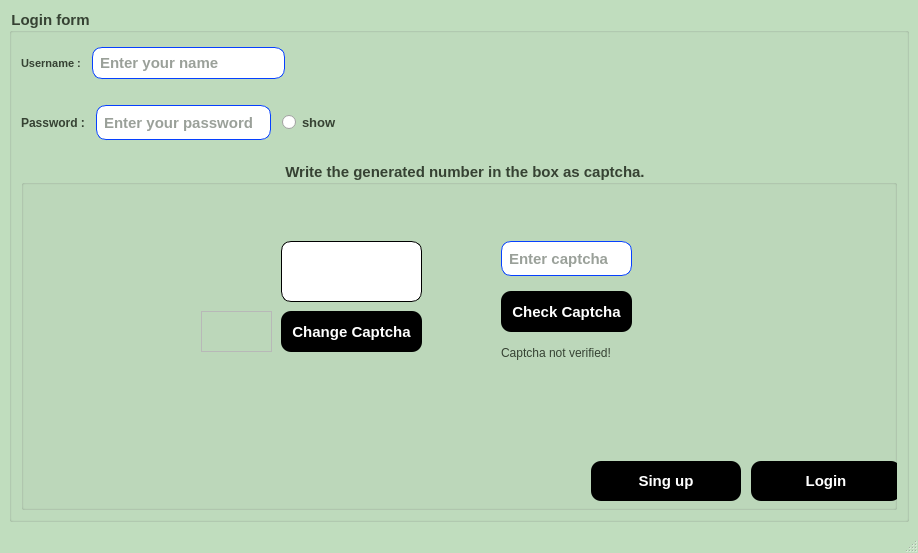
<?xml version="1.0" encoding="UTF-8"?>
<ui version="4.0">
 <class>loginpage</class>
 <widget class="QMainWindow" name="loginpage">
  <property name="geometry">
   <rect>
    <x>0</x>
    <y>0</y>
    <width>918</width>
    <height>553</height>
   </rect>
  </property>
  <property name="sizePolicy">
   <sizepolicy hsizetype="Preferred" vsizetype="Preferred">
    <horstretch>0</horstretch>
    <verstretch>0</verstretch>
   </sizepolicy>
  </property>
  <property name="minimumSize">
   <size>
    <width>0</width>
    <height>0</height>
   </size>
  </property>
  <property name="maximumSize">
   <size>
    <width>16777213</width>
    <height>16777213</height>
   </size>
  </property>
  <property name="windowTitle">
   <string>MainWindow</string>
  </property>
  <property name="layoutDirection">
   <enum>Qt::LeftToRight</enum>
  </property>
  <property name="styleSheet">
   <string notr="true">
QMainWindow {
image: url(:/pishvazpic.JPG);
background-color: rgb(192, 221, 190);
font: 40px
}

QPushButton#pushButton_login {
background-color: black;
color: white;
font: bold 15px;
border-radius: 10px;
transition: 0.2s;
}
QPushButton#pushButton_login:hover {
background-color: rgb(80,80,80);
font: bold 17px;
}
QPushButton#pushButton_login:pressed {
background-color: rgb(50,50,50);
}

QPushButton#pushButton_login:focus{
box-shadow: 0 0 5px rgba(0,0,255,0.5);
font: bold 15px;
Width: 150px;
}

QPushButton#pushButton_enter{
background-color: black;
color: white;
font: bold 15px;
border-radius: 10px;
transition: 0.2s;
}
QPushButton#pushButton_enter:hover {
background-color: rgb(80,80,80);
font: bold 17px;
}
QPushButton#pushButton_enter:pressed {
background-color: rgb(50,50,50);
}

QPushButton#pushButton_enter:focus{
box-shadow: 0 0 5px rgba(0,0,255,0.5);
font: bold 15px;
Width: 150px;
}

QPushButton#pushButton_generate{
background-color: black;
color: white;
font: bold 15px;
border-radius: 10px;
transition: 0.2s;
}
QPushButton#pushButton_generate:hover {
background-color: rgb(80,80,80);
font: bold 17px;
}
QPushButton#pushButton_generate:pressed {
background-color: rgb(50,50,50);
}
QPushButton#pushButton_generate:focus{
box-shadow: 0 0 5px rgba(0,0,255,0.5);
font: bold 15px;
Width: 150px;
}
QPushButton#pushButton{
background-color: black;
color: white;
font: bold 15px;
border-radius: 10px;
transition: 0.2s;
}
QPushButton#pushButton:hover {
background-color: rgb(80,80,80);
font: bold 17px;
}
QPushButton#pushButton:pressed {
background-color: rgb(50,50,50);
}
QPushButton#pushButtone:focus{
box-shadow: 0 0 5px rgba(0,0,255,0.5);
font: bold 15px;
Width: 150px;
}
</string>
  </property>
  <property name="animated">
   <bool>true</bool>
  </property>
  <widget class="QWidget" name="centralwidget">
   <property name="styleSheet">
    <string notr="true"/>
   </property>
   <layout class="QGridLayout" name="gridLayout">
    <item row="0" column="0">
     <widget class="QGroupBox" name="groupBox">
      <property name="font">
       <font>
        <family>Nirmala UI</family>
        <pointsize>11</pointsize>
        <weight>75</weight>
        <bold>true</bold>
       </font>
      </property>
      <property name="styleSheet">
       <string notr="true">color: rgb(54, 66, 51);
</string>
      </property>
      <property name="title">
       <string>Login form</string>
      </property>
      <property name="flat">
       <bool>true</bool>
      </property>
      <layout class="QVBoxLayout" name="verticalLayout_2">
       <item>
        <layout class="QVBoxLayout" name="verticalLayout">
         <item>
          <layout class="QHBoxLayout" name="horizontalLayout_2">
           <item>
            <widget class="QLabel" name="label_username">
             <property name="font">
              <font>
               <family>Nirmala UI</family>
               <pointsize>8</pointsize>
               <weight>75</weight>
               <bold>true</bold>
              </font>
             </property>
             <property name="styleSheet">
              <string notr="true">color: rgb(54, 66, 51);</string>
             </property>
             <property name="text">
              <string>Username :</string>
             </property>
            </widget>
           </item>
           <item>
            <widget class="QLineEdit" name="lineEdit_username">
             <property name="sizePolicy">
              <sizepolicy hsizetype="Expanding" vsizetype="Fixed">
               <horstretch>0</horstretch>
               <verstretch>10</verstretch>
              </sizepolicy>
             </property>
             <property name="minimumSize">
              <size>
               <width>10</width>
               <height>20</height>
              </size>
             </property>
             <property name="sizeIncrement">
              <size>
               <width>20</width>
               <height>20</height>
              </size>
             </property>
             <property name="baseSize">
              <size>
               <width>20</width>
               <height>20</height>
              </size>
             </property>
             <property name="font">
              <font>
               <family>Nirmala UI</family>
               <pointsize>-1</pointsize>
               <weight>75</weight>
               <italic>false</italic>
               <bold>true</bold>
              </font>
             </property>
             <property name="toolTip">
              <string>Enter your name</string>
             </property>
             <property name="styleSheet">
              <string notr="true">font: bold 15px;
border-radius: 10px;
border: 1px solid #0640ff;
padding: 5px;
margin: 5px;
</string>
             </property>
             <property name="placeholderText">
              <string>Enter your name</string>
             </property>
             <property name="clearButtonEnabled">
              <bool>false</bool>
             </property>
            </widget>
           </item>
           <item>
            <spacer name="horizontalSpacer_3">
             <property name="orientation">
              <enum>Qt::Horizontal</enum>
             </property>
             <property name="sizeHint" stdset="0">
              <size>
               <width>40</width>
               <height>20</height>
              </size>
             </property>
            </spacer>
           </item>
           <item>
            <spacer name="horizontalSpacer">
             <property name="orientation">
              <enum>Qt::Horizontal</enum>
             </property>
             <property name="sizeHint" stdset="0">
              <size>
               <width>40</width>
               <height>20</height>
              </size>
             </property>
            </spacer>
           </item>
           <item>
            <spacer name="horizontalSpacer_2">
             <property name="orientation">
              <enum>Qt::Horizontal</enum>
             </property>
             <property name="sizeHint" stdset="0">
              <size>
               <width>40</width>
               <height>20</height>
              </size>
             </property>
            </spacer>
           </item>
          </layout>
         </item>
         <item>
          <spacer name="verticalSpacer_2">
           <property name="orientation">
            <enum>Qt::Vertical</enum>
           </property>
           <property name="sizeHint" stdset="0">
            <size>
             <width>10</width>
             <height>10</height>
            </size>
           </property>
          </spacer>
         </item>
         <item>
          <layout class="QHBoxLayout" name="horizontalLayout_3">
           <item>
            <widget class="QLabel" name="label_password">
             <property name="font">
              <font>
               <family>Nirmala UI</family>
               <weight>75</weight>
               <bold>true</bold>
              </font>
             </property>
             <property name="styleSheet">
              <string notr="true">color: rgb(54, 66, 51);</string>
             </property>
             <property name="text">
              <string>Password :</string>
             </property>
            </widget>
           </item>
           <item>
            <widget class="QLineEdit" name="lineEdit_password">
             <property name="minimumSize">
              <size>
               <width>40</width>
               <height>45</height>
              </size>
             </property>
             <property name="maximumSize">
              <size>
               <width>1111111</width>
               <height>50</height>
              </size>
             </property>
             <property name="sizeIncrement">
              <size>
               <width>50</width>
               <height>50</height>
              </size>
             </property>
             <property name="baseSize">
              <size>
               <width>40</width>
               <height>50</height>
              </size>
             </property>
             <property name="font">
              <font>
               <family>Nirmala UI</family>
               <pointsize>-1</pointsize>
               <weight>75</weight>
               <italic>false</italic>
               <bold>true</bold>
              </font>
             </property>
             <property name="toolTip">
              <string>Enter your password</string>
             </property>
             <property name="styleSheet">
              <string notr="true">font: bold 15px;
border-radius: 10px;
border: 1px solid #0640ff;
padding: 5px;
margin: 5px;
</string>
             </property>
             <property name="echoMode">
              <enum>QLineEdit::Password</enum>
             </property>
             <property name="placeholderText">
              <string>Enter your password</string>
             </property>
            </widget>
           </item>
           <item>
            <widget class="QRadioButton" name="radioButton">
             <property name="sizePolicy">
              <sizepolicy hsizetype="Minimum" vsizetype="Fixed">
               <horstretch>0</horstretch>
               <verstretch>1</verstretch>
              </sizepolicy>
             </property>
             <property name="minimumSize">
              <size>
               <width>60</width>
               <height>40</height>
              </size>
             </property>
             <property name="maximumSize">
              <size>
               <width>60</width>
               <height>40</height>
              </size>
             </property>
             <property name="sizeIncrement">
              <size>
               <width>60</width>
               <height>40</height>
              </size>
             </property>
             <property name="baseSize">
              <size>
               <width>60</width>
               <height>40</height>
              </size>
             </property>
             <property name="font">
              <font>
               <family>Nirmala UI</family>
               <pointsize>10</pointsize>
               <weight>75</weight>
               <bold>true</bold>
              </font>
             </property>
             <property name="text">
              <string>show</string>
             </property>
            </widget>
           </item>
           <item>
            <spacer name="horizontalSpacer_5">
             <property name="orientation">
              <enum>Qt::Horizontal</enum>
             </property>
             <property name="sizeHint" stdset="0">
              <size>
               <width>40</width>
               <height>40</height>
              </size>
             </property>
            </spacer>
           </item>
           <item>
            <spacer name="horizontalSpacer_6">
             <property name="orientation">
              <enum>Qt::Horizontal</enum>
             </property>
             <property name="sizeHint" stdset="0">
              <size>
               <width>50</width>
               <height>40</height>
              </size>
             </property>
            </spacer>
           </item>
           <item>
            <spacer name="horizontalSpacer_4">
             <property name="orientation">
              <enum>Qt::Horizontal</enum>
             </property>
             <property name="sizeHint" stdset="0">
              <size>
               <width>40</width>
               <height>40</height>
              </size>
             </property>
            </spacer>
           </item>
          </layout>
         </item>
        </layout>
       </item>
       <item>
        <spacer name="verticalSpacer">
         <property name="orientation">
          <enum>Qt::Vertical</enum>
         </property>
         <property name="sizeHint" stdset="0">
          <size>
           <width>10</width>
           <height>10</height>
          </size>
         </property>
        </spacer>
       </item>
       <item>
        <widget class="QGroupBox" name="groupBox_2">
         <property name="sizePolicy">
          <sizepolicy hsizetype="Preferred" vsizetype="Preferred">
           <horstretch>0</horstretch>
           <verstretch>2</verstretch>
          </sizepolicy>
         </property>
         <property name="font">
          <font>
           <family>Nirmala UI</family>
           <pointsize>11</pointsize>
           <weight>75</weight>
           <bold>true</bold>
          </font>
         </property>
         <property name="focusPolicy">
          <enum>Qt::NoFocus</enum>
         </property>
         <property name="contextMenuPolicy">
          <enum>Qt::PreventContextMenu</enum>
         </property>
         <property name="acceptDrops">
          <bool>false</bool>
         </property>
         <property name="layoutDirection">
          <enum>Qt::RightToLeft</enum>
         </property>
         <property name="autoFillBackground">
          <bool>false</bool>
         </property>
         <property name="styleSheet">
          <string notr="true">image:l(:/pishvazpic.JPG);
color: rgb(54, 66, 51);
</string>
         </property>
         <property name="title">
          <string>Write the generated number in the box as captcha.</string>
         </property>
         <property name="alignment">
          <set>Qt::AlignCenter</set>
         </property>
         <property name="flat">
          <bool>true</bool>
         </property>
         <property name="checkable">
          <bool>false</bool>
         </property>
         <widget class="QLabel" name="label_verify">
          <property name="geometry">
           <rect>
            <x>480</x>
            <y>180</y>
            <width>131</width>
            <height>23</height>
           </rect>
          </property>
          <property name="text">
           <string>Captcha not verified!</string>
          </property>
         </widget>
         <widget class="QPushButton" name="pushButton_enter">
          <property name="geometry">
           <rect>
            <x>480</x>
            <y>130</y>
            <width>131</width>
            <height>41</height>
           </rect>
          </property>
          <property name="font">
           <font>
            <family>Nirmala UI</family>
            <pointsize>-1</pointsize>
            <weight>75</weight>
            <italic>false</italic>
            <bold>true</bold>
           </font>
          </property>
          <property name="styleSheet">
           <string notr="true">color:rgb(255, 255, 255);</string>
          </property>
          <property name="text">
           <string>Check Captcha</string>
          </property>
         </widget>
         <widget class="QPushButton" name="pushButton_generate">
          <property name="geometry">
           <rect>
            <x>260</x>
            <y>150</y>
            <width>141</width>
            <height>41</height>
           </rect>
          </property>
          <property name="font">
           <font>
            <family>Nirmala UI</family>
            <pointsize>-1</pointsize>
            <weight>75</weight>
            <italic>false</italic>
            <bold>true</bold>
           </font>
          </property>
          <property name="styleSheet">
           <string notr="true">color: rgb(255, 255, 255);</string>
          </property>
          <property name="text">
           <string>Change Captcha</string>
          </property>
         </widget>
         <widget class="QLineEdit" name="lineEdit_generate">
          <property name="geometry">
           <rect>
            <x>260</x>
            <y>80</y>
            <width>141</width>
            <height>61</height>
           </rect>
          </property>
          <property name="sizePolicy">
           <sizepolicy hsizetype="Expanding" vsizetype="Fixed">
            <horstretch>2</horstretch>
            <verstretch>2</verstretch>
           </sizepolicy>
          </property>
          <property name="font">
           <font>
            <family>Jokerman</family>
            <pointsize>26</pointsize>
            <weight>50</weight>
            <italic>true</italic>
            <bold>false</bold>
            <underline>false</underline>
           </font>
          </property>
          <property name="tabletTracking">
           <bool>true</bool>
          </property>
          <property name="autoFillBackground">
           <bool>false</bool>
          </property>
          <property name="styleSheet">
           <string notr="true">color :rgb(165, 27, 47);
border-radius: 10px;
border: 1px solid #000000;
padding: 5px;

</string>
          </property>
          <property name="inputMask">
           <string/>
          </property>
          <property name="text">
           <string/>
          </property>
          <property name="frame">
           <bool>true</bool>
          </property>
          <property name="dragEnabled">
           <bool>false</bool>
          </property>
          <property name="placeholderText">
           <string/>
          </property>
          <property name="clearButtonEnabled">
           <bool>false</bool>
          </property>
         </widget>
         <widget class="QLineEdit" name="lineEdit_enter">
          <property name="geometry">
           <rect>
            <x>480</x>
            <y>80</y>
            <width>131</width>
            <height>35</height>
           </rect>
          </property>
          <property name="sizePolicy">
           <sizepolicy hsizetype="Expanding" vsizetype="Fixed">
            <horstretch>20</horstretch>
            <verstretch>40</verstretch>
           </sizepolicy>
          </property>
          <property name="minimumSize">
           <size>
            <width>20</width>
            <height>35</height>
           </size>
          </property>
          <property name="maximumSize">
           <size>
            <width>1000</width>
            <height>35</height>
           </size>
          </property>
          <property name="sizeIncrement">
           <size>
            <width>20</width>
            <height>40</height>
           </size>
          </property>
          <property name="font">
           <font>
            <family>Nirmala UI</family>
            <pointsize>-1</pointsize>
            <weight>75</weight>
            <italic>false</italic>
            <bold>true</bold>
           </font>
          </property>
          <property name="toolTip">
           <string>Enter captcha</string>
          </property>
          <property name="styleSheet">
           <string notr="true">font: bold 15px;
border-radius: 10px;
border: 1px solid #0640ff;
padding: 5px;
</string>
          </property>
          <property name="placeholderText">
           <string>Enter captcha</string>
          </property>
         </widget>
         <widget class="QLabel" name="label">
          <property name="geometry">
           <rect>
            <x>180</x>
            <y>150</y>
            <width>71</width>
            <height>41</height>
           </rect>
          </property>
          <property name="frameShape">
           <enum>QFrame::StyledPanel</enum>
          </property>
          <property name="frameShadow">
           <enum>QFrame::Raised</enum>
          </property>
          <property name="text">
           <string/>
          </property>
          <property name="pixmap">
           <pixmap resource="captcha.qrc">:/new/prefix1/recaptcha-v3-splash-564x315.png</pixmap>
          </property>
          <property name="scaledContents">
           <bool>true</bool>
          </property>
          <property name="alignment">
           <set>Qt::AlignJustify|Qt::AlignVCenter</set>
          </property>
         </widget>
         <widget class="QPushButton" name="pushButton">
          <property name="geometry">
           <rect>
            <x>570</x>
            <y>300</y>
            <width>150</width>
            <height>40</height>
           </rect>
          </property>
          <property name="font">
           <font>
            <family>Nirmala UI</family>
            <pointsize>-1</pointsize>
            <weight>75</weight>
            <italic>false</italic>
            <bold>true</bold>
           </font>
          </property>
          <property name="styleSheet">
           <string notr="true">color: rgb(255, 255, 255);</string>
          </property>
          <property name="text">
           <string>Sing up</string>
          </property>
         </widget>
         <widget class="QPushButton" name="pushButton_login">
          <property name="geometry">
           <rect>
            <x>730</x>
            <y>300</y>
            <width>150</width>
            <height>40</height>
           </rect>
          </property>
          <property name="sizePolicy">
           <sizepolicy hsizetype="Ignored" vsizetype="Ignored">
            <horstretch>40</horstretch>
            <verstretch>40</verstretch>
           </sizepolicy>
          </property>
          <property name="minimumSize">
           <size>
            <width>40</width>
            <height>40</height>
           </size>
          </property>
          <property name="maximumSize">
           <size>
            <width>180</width>
            <height>40</height>
           </size>
          </property>
          <property name="sizeIncrement">
           <size>
            <width>180</width>
            <height>40</height>
           </size>
          </property>
          <property name="baseSize">
           <size>
            <width>180</width>
            <height>40</height>
           </size>
          </property>
          <property name="font">
           <font>
            <family>Nirmala UI</family>
            <pointsize>-1</pointsize>
            <weight>75</weight>
            <italic>false</italic>
            <bold>true</bold>
           </font>
          </property>
          <property name="focusPolicy">
           <enum>Qt::WheelFocus</enum>
          </property>
          <property name="contextMenuPolicy">
           <enum>Qt::ActionsContextMenu</enum>
          </property>
          <property name="layoutDirection">
           <enum>Qt::RightToLeft</enum>
          </property>
          <property name="autoFillBackground">
           <bool>false</bool>
          </property>
          <property name="styleSheet">
           <string notr="true">color:rgb(255, 255, 255);</string>
          </property>
          <property name="text">
           <string>Login</string>
          </property>
         </widget>
        </widget>
       </item>
      </layout>
     </widget>
    </item>
   </layout>
  </widget>
  <widget class="QMenuBar" name="menubar">
   <property name="geometry">
    <rect>
     <x>0</x>
     <y>0</y>
     <width>918</width>
     <height>21</height>
    </rect>
   </property>
  </widget>
  <widget class="QStatusBar" name="statusbar"/>
 </widget>
 <resources>
  <include location="captcha.qrc"/>
 </resources>
 <connections/>
</ui>
